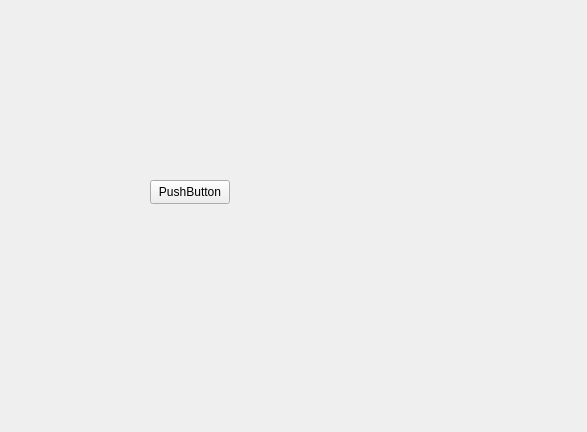
<?xml version="1.0" encoding="UTF-8"?>
<ui version="4.0">
 <class>frmSettings</class>
 <widget class="QWidget" name="frmSettings">
  <property name="geometry">
   <rect>
    <x>0</x>
    <y>0</y>
    <width>587</width>
    <height>432</height>
   </rect>
  </property>
  <property name="windowTitle">
   <string>Form</string>
  </property>
  <widget class="QPushButton" name="pushButton">
   <property name="geometry">
    <rect>
     <x>150</x>
     <y>180</y>
     <width>80</width>
     <height>24</height>
    </rect>
   </property>
   <property name="text">
    <string>PushButton</string>
   </property>
  </widget>
 </widget>
 <resources/>
 <connections/>
</ui>
